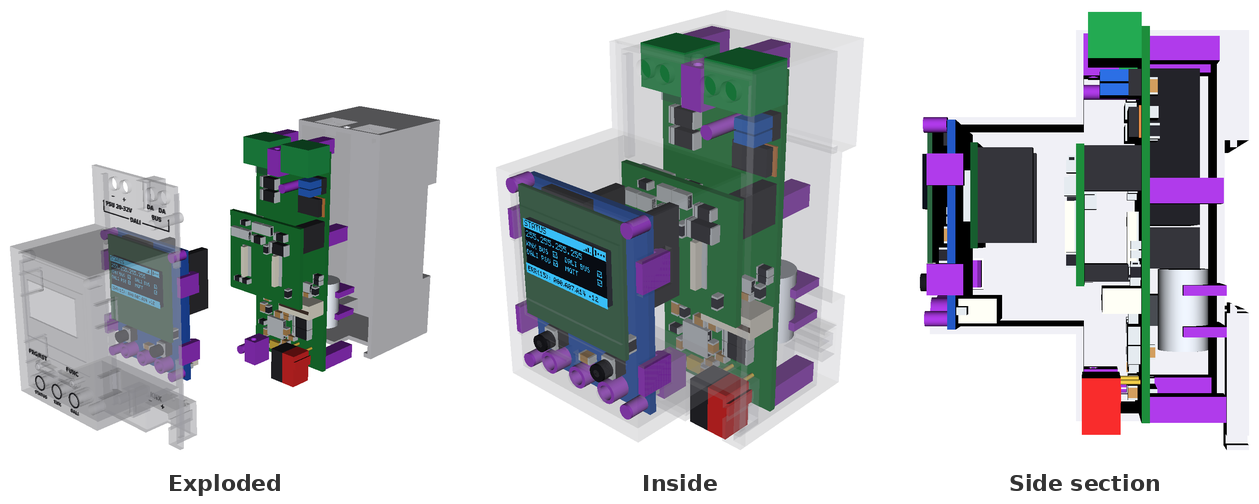
#> input picture docs/readme/v2-assembly.png, 1259 x 504 px, given in place of iso.png, which was not available
$ python readme_images.py
#> lines starting #> are read from the running program, lines starting #| are printed output that depends on the picture; after the words box and inside, x2 and y2 are one past the last pixel; in counts of white or black regions, pixels touching at a corner belong together; pictures that were not available may be replaced by others from this repository, and a replacement may not be noted
"""Compose the README images from the release renders.

    python3 mechanical/scripts/readme_images.py      (cad container, after the releases)

Writes docs/readme/: hero.png (both variants, isometric) and, per variant,
<variant>-assembly.png (exploded, inside, section) and <variant>-boards.png
(every board, front and back, at one common scale). Each panel is cropped to
its content and labelled, so the README can show one small image per topic.
"""

from pathlib import Path

from PIL import Image, ImageDraw, ImageFont

REPO = Path(__file__).resolve().parents[2]
OUT = REPO / "docs/readme"
FONT = "/usr/share/fonts/truetype/dejavu/DejaVuSans-Bold.ttf"
MARGIN = 24
GAP = 36
LABEL_H = 44

HERO = [("v3", "iso", "V3 · 1 DIN (18 mm)"), ("v2", "iso", "V2 · 2 DIN (36 mm)")]
ASSEMBLY = [("exploded", "Exploded"), ("inside", "Inside"), ("section", "Side section")]
BOARDS = {
    "v3": [("main_top", "main · front"), ("main_bottom", "main · back"),
           ("ui_top", "ui · front"), ("ui_bottom", "ui · back")],
    "v2": [("main_top", "main · front"), ("main_bottom", "main · back"),
           ("interface_top", "interface · front"), ("interface_bottom", "interface · back"),
           ("ui_top", "ui · front"), ("ui_bottom", "ui · back")],
}


def render(variant, name):
    return REPO / "hardware/releases" / variant / "enclosure/renders" / f"{name}.png"


def cropped(path):
    image = Image.open(path).convert("RGB")
    mask = Image.eval(image.convert("L"), lambda v: 255 if v < 245 else 0)
    x0, y0, x1, y1 = mask.getbbox()
    return image.crop((max(0, x0 - MARGIN), max(0, y0 - MARGIN),
                       min(image.width, x1 + MARGIN), min(image.height, y1 + MARGIN)))


def strip(panels, height, common_scale=True):
    """panels: [(image, label)]. With common_scale, the tallest panel gets
    `height` and the others keep their size relative to it."""
    tallest = max(image.height for image, _ in panels)
    scaled = []
    for image, label in panels:
        factor = height / (tallest if common_scale else image.height)
        size = (round(image.width * factor), round(image.height * factor))
        scaled.append((image.resize(size, Image.LANCZOS), label))
    width = sum(image.width for image, _ in scaled) + GAP * (len(scaled) - 1)
    sheet = Image.new("RGB", (width, height + LABEL_H), "white")
    draw = ImageDraw.Draw(sheet)
    font = ImageFont.truetype(FONT, 22)
    x = 0
    for image, label in scaled:
        sheet.paste(image, (x, height - image.height))
        text_w = draw.textlength(label, font=font)
        draw.text((x + (image.width - text_w) / 2, height + 10), label, fill="#333333", font=font)
        x += image.width + GAP
    return sheet


def save(sheet, name):
    OUT.mkdir(parents=True, exist_ok=True)
    path = OUT / name
    sheet.save(path, optimize=True)
    print(f"wrote {path.relative_to(REPO)} ({sheet.width}x{sheet.height})")


def main():
    save(strip([(cropped(render(v, n)), label) for v, n, label in HERO], 520, common_scale=False), "hero.png")
#> in cropped, image is the input picture: PIL image 1259x504 RGB; mean R, G, B 194, 195.5, 199.5
#> in cropped, `mask = Image.eval(image.convert("L"), lambda v: 255 if v < 245 else 0)`:
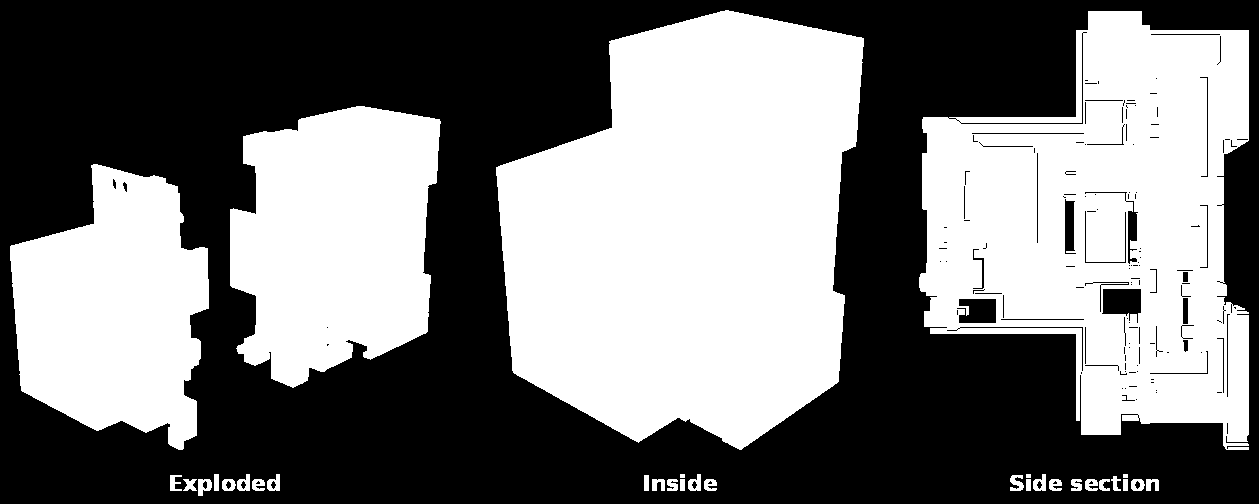
#> mask: PIL image 1259x504 L; 47.7% white; 32 white regions, largest, box (x1, y1, x2, y2) and area: (496, 10, 864, 450) 121130, (919, 11, 1249, 450) 93392, (230, 106, 441, 388) 45538
#> in cropped, `x0, y0, x1, y1 = mask.getbbox()`: x0 = 10; x1 = 1249; y1 = 496
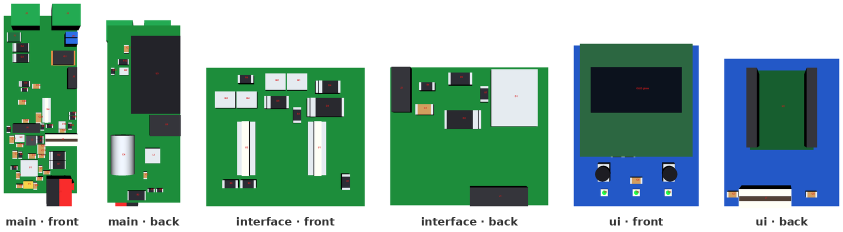
#> input picture docs/readme/v2-boards.png, 1686 x 464 px, given in place of iso.png, which was not available (shown at 1/2 size)
#> in cropped, image is the input picture: PIL image 1686x464 RGB; mean R, G, B 141.9, 177.6, 164.9
#> in cropped (call 2), `mask = Image.eval(image.convert("L"), lambda v: 255 if v < 245 else 0)`:
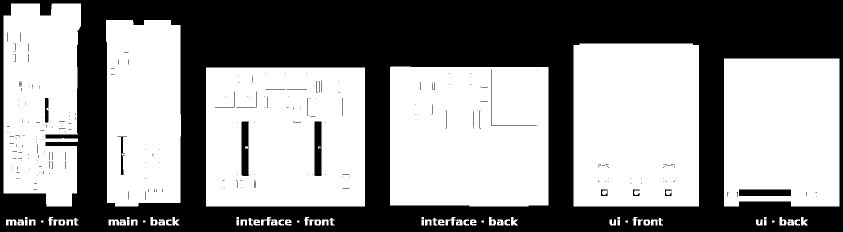
#> mask: PIL image 1686x464 L (shown at 1/2 size); 55.6% white; 325 black regions (293 under 20 px), largest, box (x1, y1, x2, y2) and area: (0, 0, 1686, 464) 340425, (629, 243, 644, 352) 1508, (483, 243, 498, 352) 1500
#> in cropped (call 2), `x0, y0, x1, y1 = mask.getbbox()`: x0 = 7; x1 = 1679; y1 = 451
#> in strip, `tallest = max(image.height for image, _ in panels)`: tallest = 504
#> the loop in strip, `for image, label in panels:` made 2 passes
#> (label, factor, size) on passes 1 to 2: ('V3 · 1 DIN (18 mm)', 1.03, (1299, 520)), ('V2 · 2 DIN (36 mm)', 1.12, (1889, 520))
#> after the loop in strip, `for image, label in panels:`: scaled = 2 items
#> in strip, `width = sum(image.width for image, _ in scaled) + GAP * (len(scaled) -..`: width = 3224
#> in strip, `sheet = Image.new("RGB", (width, height + LABEL_H), "white")`: sheet: PIL image 3224x564 RGB; every value is 255
#> the loop in strip, `for image, label in scaled:` made 2 passes
#> (label, text_w, x) on passes 1 to 2: ('V3 · 1 DIN (18 mm)', 235.8, 1335), ('V2 · 2 DIN (36 mm)', 235.8, 3260)
#> after the loop in strip, `for image, label in scaled:`:
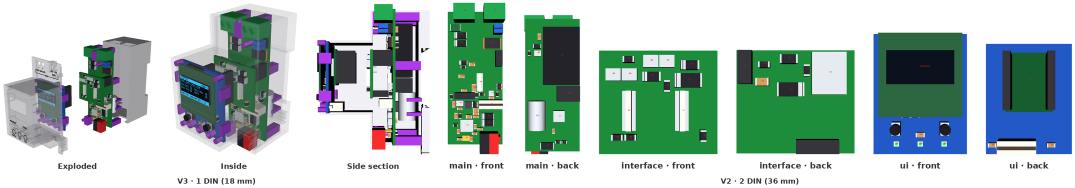
#> sheet: PIL image 3224x564 RGB (shown at 1/3 size); mean R, G, B 170.8, 190.7, 185.3
#> after the loop in strip, `for image, label in scaled:`: x = 3260
#| wrote docs/readme/hero.png (3224x564)
    for variant, boards in BOARDS.items():
        save(strip([(cropped(render(variant, n)), label) for n, label in ASSEMBLY], 460), f"{variant}-assembly.png")
        save(strip([(cropped(render(variant, n)), label) for n, label in boards], 420), f"{variant}-boards.png")


if __name__ == "__main__":
#> (the run stopped early here; a loop or call above may not have finished)
